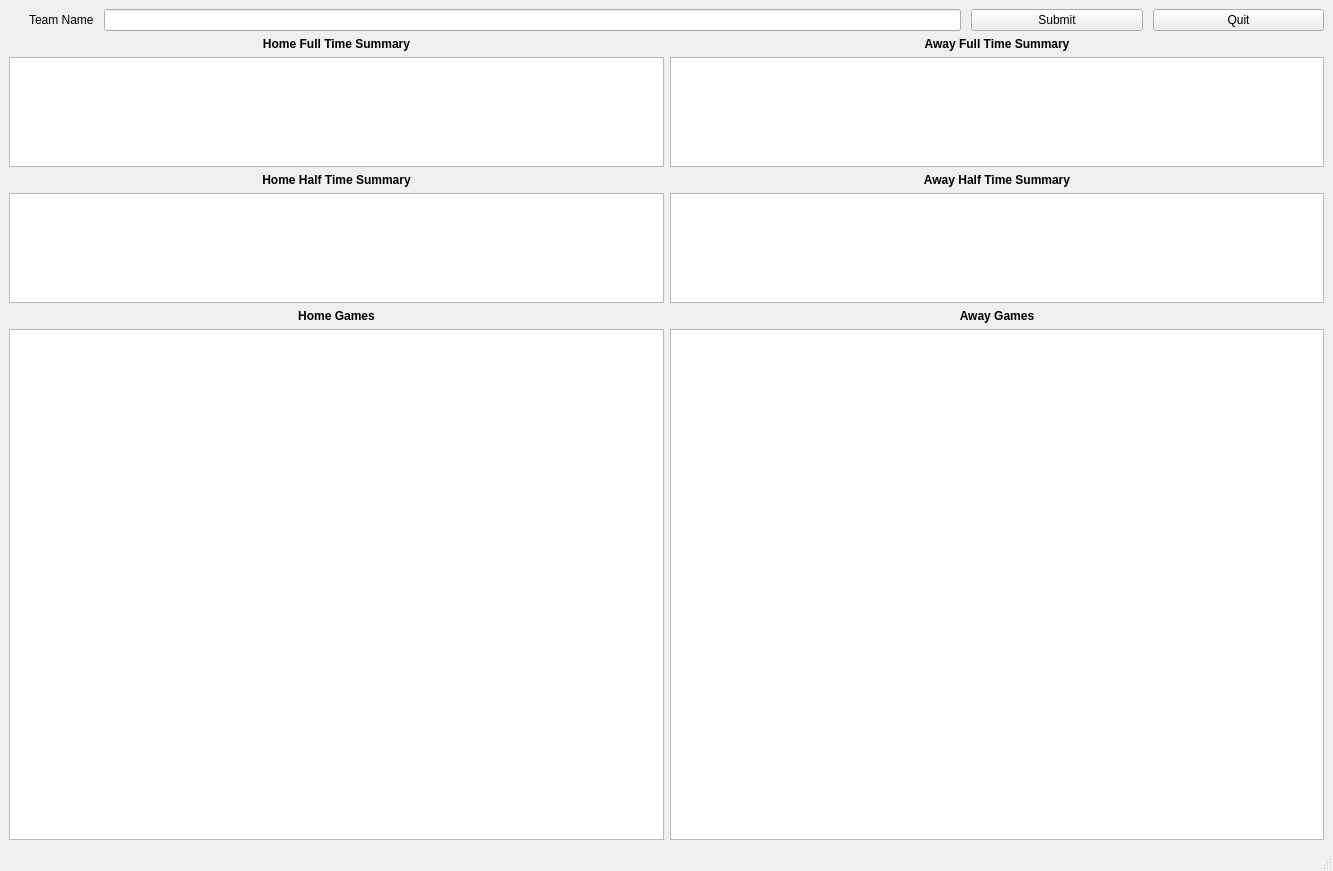
<?xml version="1.0" encoding="UTF-8"?>
<ui version="4.0">
 <class>oneTeamWindow</class>
 <widget class="QMainWindow" name="oneTeamWindow">
  <property name="geometry">
   <rect>
    <x>0</x>
    <y>0</y>
    <width>1333</width>
    <height>871</height>
   </rect>
  </property>
  <property name="sizePolicy">
   <sizepolicy hsizetype="Preferred" vsizetype="Minimum">
    <horstretch>0</horstretch>
    <verstretch>0</verstretch>
   </sizepolicy>
  </property>
  <property name="focusPolicy">
   <enum>Qt::NoFocus</enum>
  </property>
  <property name="windowTitle">
   <string>One Team Data</string>
  </property>
  <widget class="QWidget" name="centralwidget">
   <layout class="QGridLayout" name="gridLayout" rowstretch="0,0,0,0,0,0,0,4" rowminimumheight="0,0,0,0,0,0,0,4">
    <property name="sizeConstraint">
     <enum>QLayout::SetMinAndMaxSize</enum>
    </property>
    <item row="1" column="0">
     <widget class="QLabel" name="summaryHomeLabel">
      <property name="font">
       <font>
        <weight>75</weight>
        <bold>true</bold>
       </font>
      </property>
      <property name="text">
       <string>Home Full Time Summary</string>
      </property>
      <property name="alignment">
       <set>Qt::AlignCenter</set>
      </property>
     </widget>
    </item>
    <item row="0" column="0" colspan="2">
     <layout class="QHBoxLayout" name="horizontalLayout" stretch="0,5,1,1">
      <property name="spacing">
       <number>10</number>
      </property>
      <property name="leftMargin">
       <number>20</number>
      </property>
      <item>
       <widget class="QLabel" name="enterTeamLabel">
        <property name="text">
         <string>Team Name</string>
        </property>
       </widget>
      </item>
      <item>
       <widget class="QLineEdit" name="teamLineEdit"/>
      </item>
      <item>
       <widget class="QPushButton" name="submitTeamButton">
        <property name="text">
         <string>Submit</string>
        </property>
       </widget>
      </item>
      <item>
       <widget class="QPushButton" name="quitButton">
        <property name="text">
         <string>Quit</string>
        </property>
       </widget>
      </item>
     </layout>
    </item>
    <item row="7" column="0">
     <widget class="QTableView" name="homeGamesTableView">
      <property name="sizePolicy">
       <sizepolicy hsizetype="Expanding" vsizetype="Expanding">
        <horstretch>0</horstretch>
        <verstretch>4</verstretch>
       </sizepolicy>
      </property>
      <property name="alternatingRowColors">
       <bool>true</bool>
      </property>
     </widget>
    </item>
    <item row="7" column="1">
     <widget class="QTableView" name="awayGamesTableView">
      <property name="alternatingRowColors">
       <bool>true</bool>
      </property>
     </widget>
    </item>
    <item row="3" column="1">
     <widget class="QLabel" name="summaryHTAwayLabel">
      <property name="font">
       <font>
        <weight>75</weight>
        <bold>true</bold>
       </font>
      </property>
      <property name="text">
       <string>Away Half Time Summary</string>
      </property>
      <property name="alignment">
       <set>Qt::AlignCenter</set>
      </property>
     </widget>
    </item>
    <item row="1" column="1">
     <widget class="QLabel" name="summaryAwayLabel">
      <property name="font">
       <font>
        <weight>75</weight>
        <bold>true</bold>
       </font>
      </property>
      <property name="text">
       <string>Away Full Time Summary</string>
      </property>
      <property name="alignment">
       <set>Qt::AlignCenter</set>
      </property>
     </widget>
    </item>
    <item row="3" column="0">
     <widget class="QLabel" name="summaryHomeLabel_2">
      <property name="font">
       <font>
        <weight>75</weight>
        <bold>true</bold>
       </font>
      </property>
      <property name="text">
       <string>Home Half Time Summary</string>
      </property>
      <property name="alignment">
       <set>Qt::AlignCenter</set>
      </property>
     </widget>
    </item>
    <item row="2" column="1">
     <widget class="QTableView" name="awaySummaryTableView">
      <property name="sizePolicy">
       <sizepolicy hsizetype="Expanding" vsizetype="Fixed">
        <horstretch>0</horstretch>
        <verstretch>0</verstretch>
       </sizepolicy>
      </property>
      <property name="maximumSize">
       <size>
        <width>16777215</width>
        <height>110</height>
       </size>
      </property>
      <property name="alternatingRowColors">
       <bool>true</bool>
      </property>
     </widget>
    </item>
    <item row="6" column="0">
     <widget class="QLabel" name="homeGamesLabel">
      <property name="font">
       <font>
        <weight>75</weight>
        <bold>true</bold>
       </font>
      </property>
      <property name="text">
       <string>Home Games</string>
      </property>
      <property name="alignment">
       <set>Qt::AlignCenter</set>
      </property>
     </widget>
    </item>
    <item row="6" column="1">
     <widget class="QLabel" name="awayGamesLabel">
      <property name="font">
       <font>
        <weight>75</weight>
        <bold>true</bold>
       </font>
      </property>
      <property name="text">
       <string>Away Games</string>
      </property>
      <property name="alignment">
       <set>Qt::AlignCenter</set>
      </property>
     </widget>
    </item>
    <item row="2" column="0">
     <widget class="QTableView" name="homeSummaryTableView">
      <property name="sizePolicy">
       <sizepolicy hsizetype="Expanding" vsizetype="Fixed">
        <horstretch>0</horstretch>
        <verstretch>0</verstretch>
       </sizepolicy>
      </property>
      <property name="maximumSize">
       <size>
        <width>16777215</width>
        <height>110</height>
       </size>
      </property>
      <property name="alternatingRowColors">
       <bool>true</bool>
      </property>
     </widget>
    </item>
    <item row="4" column="0">
     <widget class="QTableView" name="homeHTSummaryTableView">
      <property name="sizePolicy">
       <sizepolicy hsizetype="Expanding" vsizetype="Fixed">
        <horstretch>0</horstretch>
        <verstretch>1</verstretch>
       </sizepolicy>
      </property>
      <property name="maximumSize">
       <size>
        <width>16777215</width>
        <height>110</height>
       </size>
      </property>
      <property name="alternatingRowColors">
       <bool>true</bool>
      </property>
     </widget>
    </item>
    <item row="4" column="1">
     <widget class="QTableView" name="awayHTSummaryTableView">
      <property name="sizePolicy">
       <sizepolicy hsizetype="Expanding" vsizetype="Fixed">
        <horstretch>0</horstretch>
        <verstretch>0</verstretch>
       </sizepolicy>
      </property>
      <property name="maximumSize">
       <size>
        <width>16777215</width>
        <height>110</height>
       </size>
      </property>
      <property name="alternatingRowColors">
       <bool>true</bool>
      </property>
     </widget>
    </item>
   </layout>
  </widget>
  <widget class="QMenuBar" name="menubar">
   <property name="geometry">
    <rect>
     <x>0</x>
     <y>0</y>
     <width>1333</width>
     <height>18</height>
    </rect>
   </property>
  </widget>
  <widget class="QStatusBar" name="statusbar"/>
 </widget>
 <resources/>
 <connections/>
</ui>
